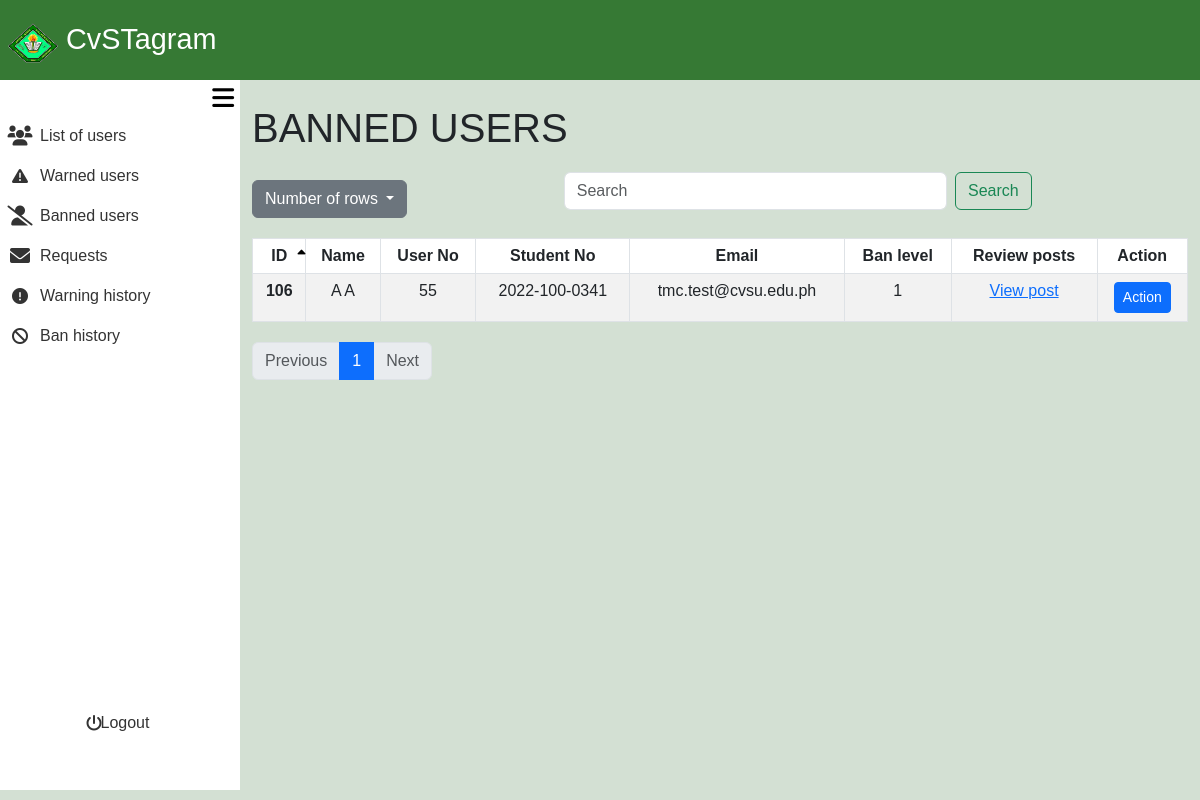
The page /admin_area/active_ban.php (signed in) on the database as committed earlier.
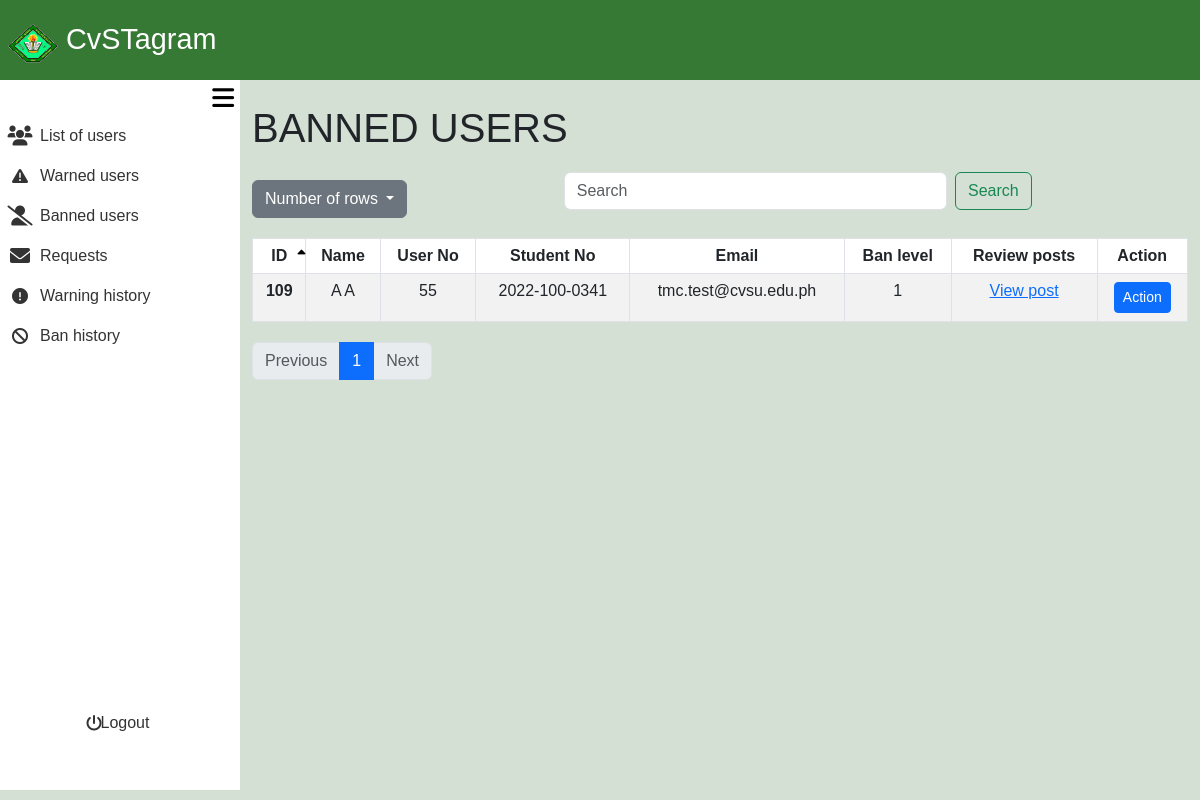
The same page on the database as committed later.
### tables this page shows
CREATE TABLE `active_ban` (
  `active_ban_id` int(11) NOT NULL,
  `ban_id` int(11) NOT NULL,
  `user_no` int(11) NOT NULL,
  `ban_appeal_id` int(11) NOT NULL,
  `ban_level` int(11) NOT NULL,
  `ban_start_date` date NOT NULL,
  `ban_end_date` date DEFAULT NULL
);

CREATE TABLE `user_registration` (
  `user_no` int(11) NOT NULL,
  `user_ip` varchar(255) NOT NULL,
  `user_ID` varchar(255) NOT NULL,
  `email` varchar(255) NOT NULL,
  `student_no` varchar(13) NOT NULL,
  `fname` varchar(255) NOT NULL,
  `lname` varchar(255) NOT NULL,
  `bday` date NOT NULL,
  `gender` varchar(20) NOT NULL,
  `coverphoto` varchar(250) NOT NULL,
  `profilepicture` varchar(250) NOT NULL,
  `created_at` timestamp NOT NULL DEFAULT current_timestamp(),
  `updated_at` timestamp NOT NULL DEFAULT current_timestamp() ON UPDATE current_timestamp(),
  `user_password` varchar(255) NOT NULL
);

### admin_area/active_ban.php (the view, shortened to what the changed rows need)
<?php
require_once '../include/connect.php';
require_once '../include/bootsrap.php';
?>
<!DOCTYPE html>
<html lang="en">
<head>
    <link rel="stylesheet" href="admin_dashbaord.css?v=<?php echo time(); ?>">
</head>
<body>
<div class="container-fluid screen">
        <div class="container-fluid content">
<?php
$search = isset($_GET['search']) ? trim($_GET['search']) : '';
$sort_column = isset($_GET['sort']) ? $_GET['sort'] : 'ban_id';
$sort_direction = isset($_GET['direction']) && $_GET['direction'] == 'desc' ? 'desc' : 'asc';
$rows_per_page = isset($_GET['rows']) ? intval($_GET['rows']) : 10;
$page = isset($_GET['page']) ? intval($_GET['page']) : 1;
$offset = ($page - 1) * $rows_per_page;
$searchFilter = !empty($search) ? " AND (ur.fname LIKE '%$search%' OR ur.lname LIKE '%$search%' OR ur.email LIKE '%$search%' OR ur.student_no LIKE '%$search%' OR ur.user_no LIKE '%$search%' OR ab.ban_level LIKE '%$search%' OR ab.ban_id LIKE '%$search%)" : "";
$usersQuery = "SELECT ab.ban_id, ur.fname, ur.lname, ur.user_no, ur.student_no, ur.email, ab.ban_level
FROM active_ban ab
LEFT JOIN user_registration ur ON ab.user_no = ur.user_no
WHERE 1=1 $searchFilter
ORDER BY $sort_column $sort_direction
LIMIT $rows_per_page OFFSET $offset";
$usersResult = $con->query($usersQuery);
$totalQuery = "SELECT COUNT(*) AS total FROM active_ban";
$totalResult = $con->query($totalQuery);
$totalRecords = $totalResult->fetch_assoc()['total'];
$totalPages = ceil($totalRecords / $rows_per_page);
?>
    <div class="container mt-4 ">
        <h1>BANNED USERS</h1>
        <table class="table table-bordered table-striped">
            <thead>
                <tr>
                    <th scope="col" class="sortable <?php echo ($sort_column == 'ban_id') ? ($sort_direction == 'asc' ? 'asc' : 'desc') : ''; ?>" onclick="sortTable('ban_id')">ID<i class="fa-solid fa-sort-up"></i><i class="fa-solid fa-sort-down"></i></th>
                    <th scope="col" class="sortable <?php echo ($sort_column == 'fname') ? ($sort_direction == 'asc' ? 'asc' : 'desc') : ''; ?>" onclick="sortTable('fname')">Name</th>
                    <th scope="col" class="sortable <?php echo ($sort_column == 'user_no') ? ($sort_direction == 'asc' ? 'asc' : 'desc') : ''; ?>" onclick="sortTable('user_no')">User No</th>
                    <th scope="col" class="sortable <?php echo ($sort_column == 'student_no') ? ($sort_direction == 'asc' ? 'asc' : 'desc') : ''; ?>" onclick="sortTable('student_no')">Student No<i class="fa-solid fa-sort-up"></i><i class="fa-solid fa-sort-down"></i></th>
                    <th scope="col" class="sortable <?php echo ($sort_column == 'email') ? ($sort_direction == 'asc' ? 'asc' : 'desc') : ''; ?>" onclick="sortTable('email')">Email</th>
                    <th scope="col" class="sortable <?php echo ($sort_column == 'ban_level') ? ($sort_direction == 'asc' ? 'asc' : 'desc') : ''; ?>" onclick="sortTable('ban_level')">Ban level<i class="fa-solid fa-sort-up"></i><i class="fa-solid fa-sort-down"></i></th>
                    <th scope="col">Review posts</th>
                    <th scope="col">Action</th>
                </tr>
            </thead>
            <tbody>
                <?php
                while ($user = $usersResult->fetch_assoc()): ?>
                    <tr>
                        <th scope="row"><?php echo htmlspecialchars($user['ban_id']); ?></th>
                        <td><?php echo htmlspecialchars($user['fname'] . ' ' . $user['lname']); ?></td>
                        <td><?php echo htmlspecialchars($user['user_no']); ?></td>
                        <td><?php echo htmlspecialchars($user['student_no']); ?></td>
                        <td><?php echo htmlspecialchars($user['email']); ?></td>
                        <td><?php echo htmlspecialchars($user['ban_level']); ?></td>
                        <td>
                            <a class="Review_posts text-primary" href="../admin_area/review_post.php?user_no=<?php echo htmlspecialchars($user['user_no']); ?>">View post</a>
                        </td>
                        <td>
                            <a href="admin_action.php?user_no=<?php echo htmlspecialchars($user['user_no']); ?>" class="btn btn-primary btn-sm">Action</a>
                        </td>
                    </tr>
                <?php endwhile; ?>
            </tbody>
        </table>
        <nav aria-label="Page navigation">
            <ul class="pagination">
                <?php for ($i = 1; $i <= $totalPages; $i++): ?>
                    <li class="page-item <?php if ($i == $page) echo 'active'; ?>">
                        <a class="page-link" href="?rows=<?php echo $rows_per_page; ?>&page=<?php echo $i; ?>&sort=<?php echo $sort_column; ?>&direction=<?php echo $sort_direction; ?>"><?php echo $i; ?></a>
                    </li>
                <?php endfor; ?>
            </ul>
        </nav>
    </div>
        </div>
    </div>
</body>
</html>

Rows that differ between the two databases and show on the page:
removed active_ban: ban "106", user_registration.fname+lname "A A", user_registration.user_no "55", user_registration.student_no "2022-100-0341", user_registration.email "tmc.test@cvsu.edu.ph", ban_level "1"
added active_ban: ban "109", user_registration.fname+lname "A A", user_registration.user_no "55", user_registration.student_no "2022-100-0341", user_registration.email "tmc.test@cvsu.edu.ph", ban_level "1"
